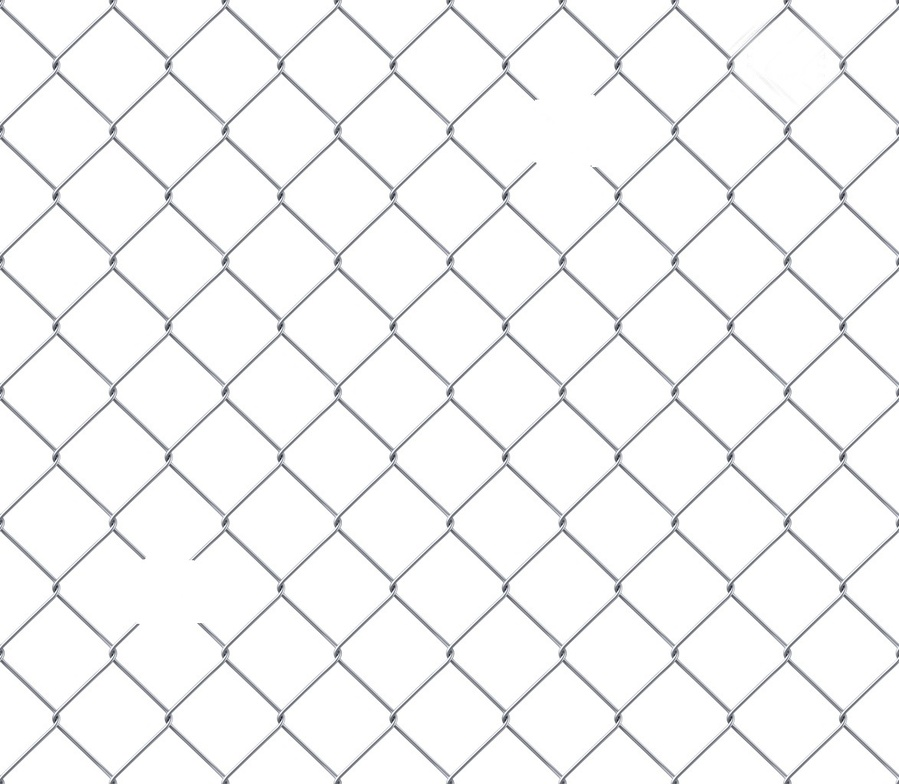
%> input picture Dữ liệu bài tập/Buổi 07 (14-12-C)/fence.jpg, 899 x 784 px, shrunk from 1173 x 1023 before the run
$ octave Ex7_4.m   (GNU Octave 9; MATLAB toolbox functions it lacks are replaced by stand-ins)
%> lines starting %> are read from the running program, lines starting %| are printed output that depends on the picture
%Ex7_4 Hole detection using erosion

clear, clc, close all;

%%%%%%%%%%%%%%%%%%%%%%%%%%%%%%%%%%%%%%%%%%%%%%%%%%%%
pkg load image;
FS = 15;

%Load image test
I = imread('fence.jpg');
%> I is the input picture: size 784x899x3 uint8; mean R, G, B 245.5, 245.7, 246.1
I = rgb2gray(I); #Convert from RGB to gray scale image
%> I: size 784x899 uint8
level = graythresh(I);
%> level = 0.776
BW = im2bw(I, level);
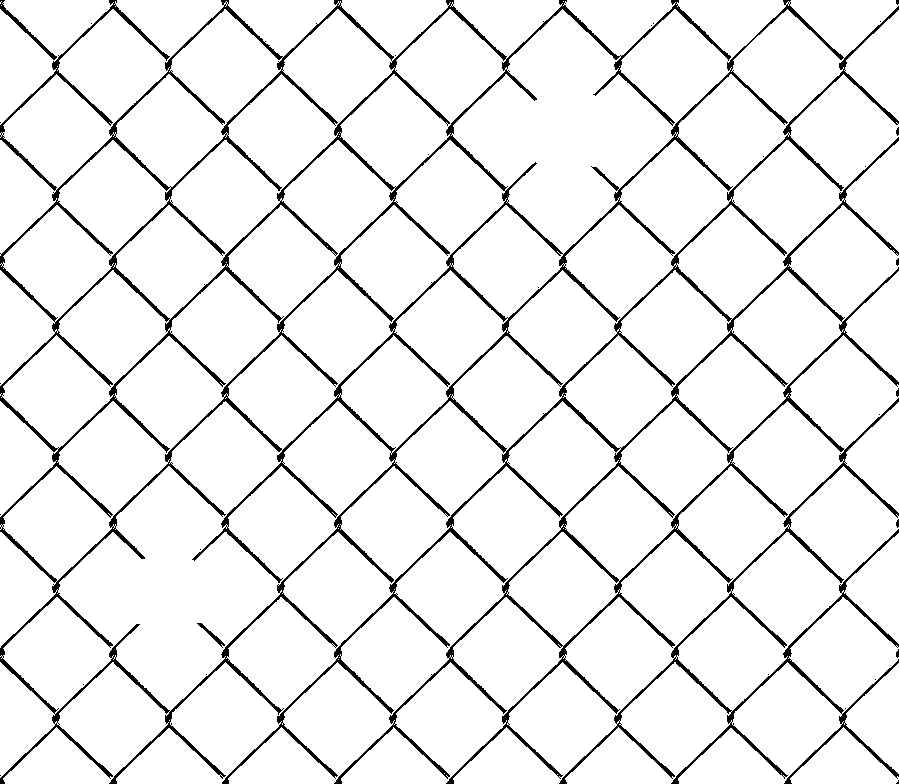
%> BW: size 784x899 logical; 93.1% white; black in thin lines or dots

%a. Perform the erosion with a diamond radius = 35
se1 = strel('diamond', 35);
BW1 = imerode(I, se1);
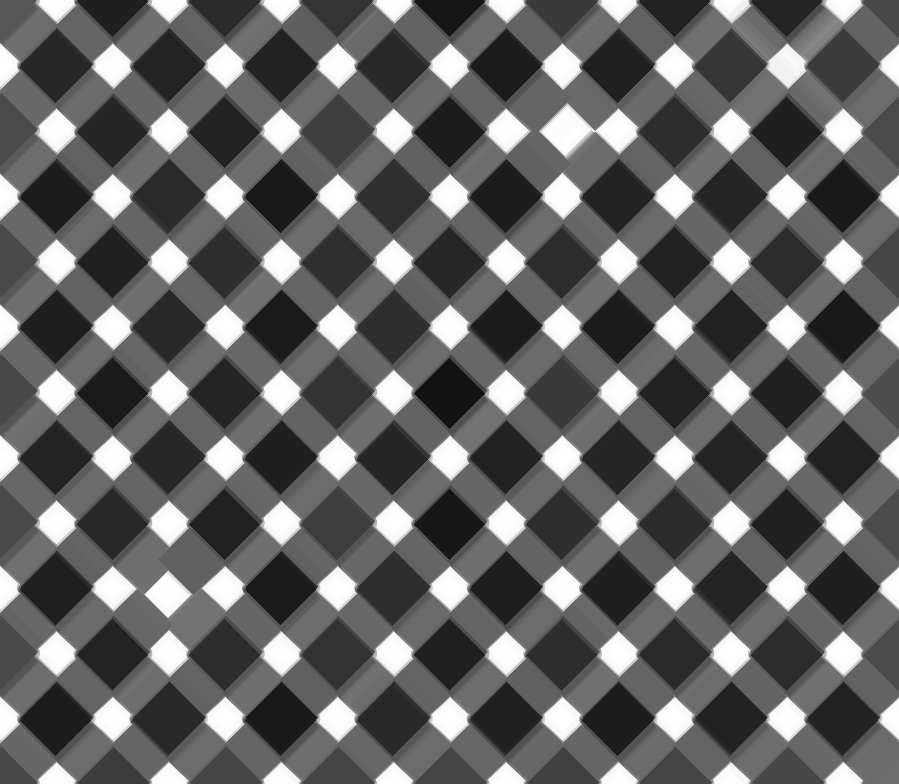
%> BW1: size 784x899 uint8; min 18, max 255, mean 100.9

%b. Perform the erosion with a defined cross structuring element
length = 101; #50 pixels each side
NHOOD = zeros(length);
NHOOD(ceil(length / 2), :) = 1;
NHOOD(:, ceil(length / 2)) = 1;
se2 = strel('arbitrary', NHOOD);
BW2 = imerode(I, se2);
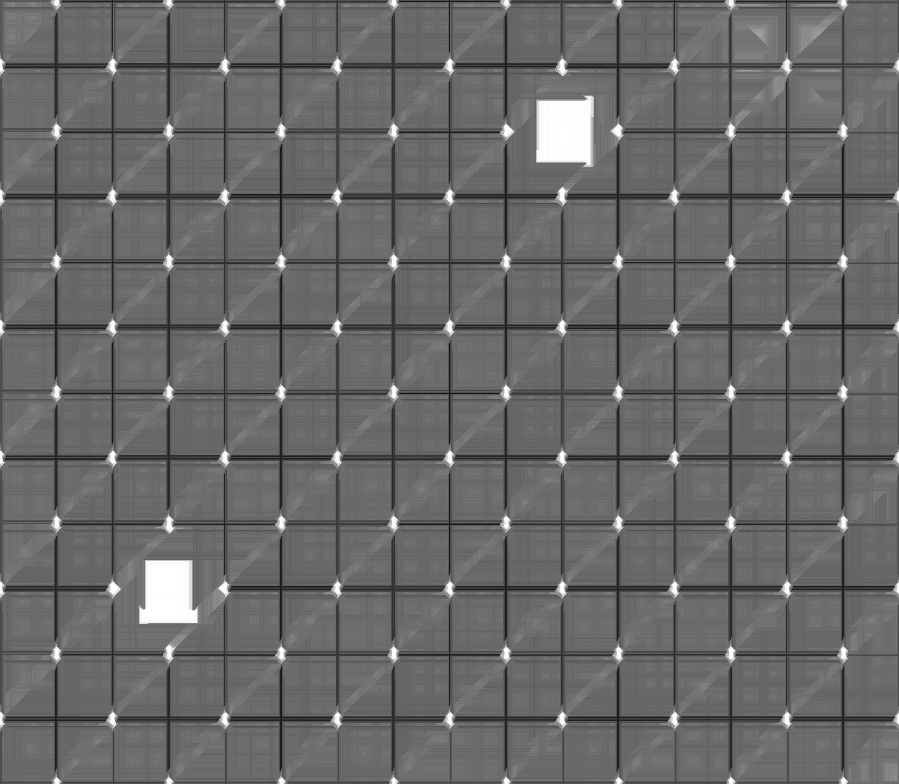
%> BW2: size 784x899 uint8; min 18, max 255, mean 104.3

%Show image
figure(1), clf;
imshow(NHOOD), title('50-pixel cross SE', "fontsize", FS);

%Show image
figure(2), clf;
subplot(2, 2, 1), imshow(I), title('Original image', "fontsize", FS);
subplot(2, 2, 2), imshow(BW), title('Binary image', "fontsize", FS);
subplot(2, 2, 3), imshow(BW1), title('Erosion by diamond image', "fontsize", FS);
subplot(2, 2, 4), imshow(BW2), title('Erosion by cross image', "fontsize", FS);
